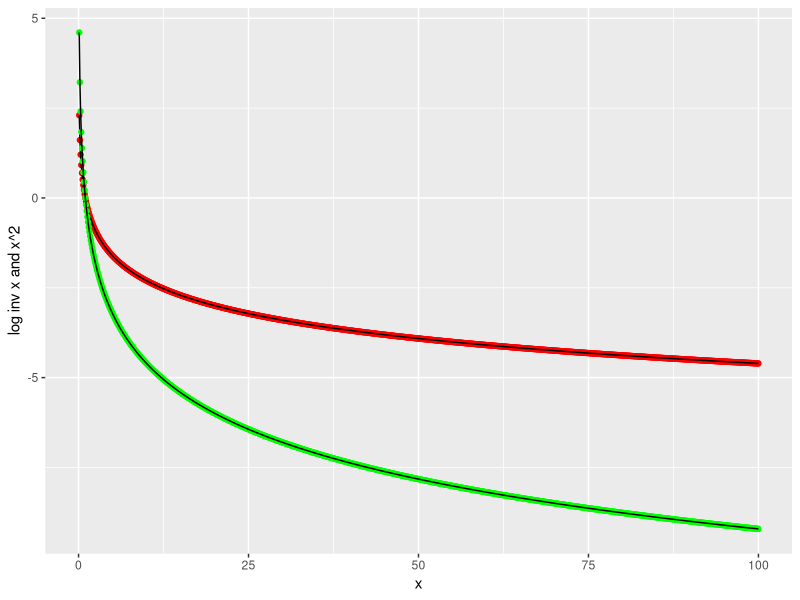

Recreate this plot in R.
# some log functions

library(ggplot2)

x <- seq(0.1, 100, 0.1)
inv_x <- 1.0 / x
inv_x_2 <- inv_x^2
log_inv_x <- log(inv_x)
log_inv_x_2 <- log(inv_x_2)

df <- data.frame(x = x, 
                 inv_x = inv_x, 
                 log_inv_x = log_inv_x,
                 log_inv_x_2 = log_inv_x_2)

ggplot(
  data = df
) + geom_point(aes(x = x, y = log_inv_x), colour = "red") + 
  geom_line(aes(x = x, y = log_inv_x), colour = "black") +
  geom_point(aes(x = x, y = log_inv_x_2), colour = "green") + 
  geom_line(aes(x = x, y = log_inv_x_2), colour = "black") + 
  labs(y = "log inv x and x^2", x = "x")